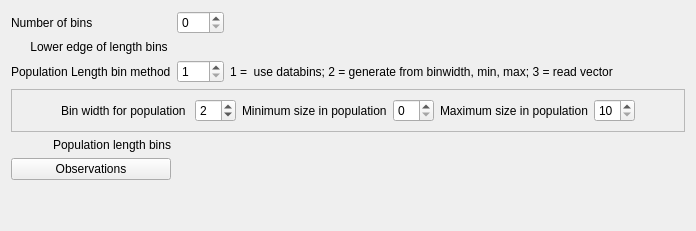
         <widget class="QWidget" name="tab_length">
          <attribute name="title">
           <string>Length</string>
          </attribute>
          <layout class="QVBoxLayout" name="verticalLayout_13">
           <item>
            <layout class="QGridLayout" name="gridLayout_comp_length">
             <item row="0" column="0">
              <widget class="QLabel" name="label_length_num_bins">
               <property name="frameShape">
                <enum>QFrame::NoFrame</enum>
               </property>
               <property name="text">
                <string>Number of bins</string>
               </property>
              </widget>
             </item>
             <item row="1" column="0">
              <widget class="QLabel" name="label_length_bins">
               <property name="text">
                <string>Lower edge of length bins </string>
               </property>
               <property name="alignment">
                <set>Qt::AlignRight|Qt::AlignTrailing|Qt::AlignVCenter</set>
               </property>
              </widget>
             </item>
             <item row="7" column="0">
              <widget class="QPushButton" name="pushButton_length_obs">
               <property name="text">
                <string>Observations</string>
               </property>
               <property name="flat">
                <bool>false</bool>
               </property>
              </widget>
             </item>
             <item row="0" column="1">
              <widget class="QSpinBox" name="spinBox_length_num_bins">
               <property name="maximum">
                <number>200</number>
               </property>
              </widget>
             </item>
             <item row="3" column="1">
              <widget class="QSpinBox" name="spinBox_length_pop_bin_method">
               <property name="minimum">
                <number>1</number>
               </property>
               <property name="maximum">
                <number>3</number>
               </property>
              </widget>
             </item>
             <item row="3" column="0">
              <widget class="QLabel" name="label_length_bin_method">
               <property name="text">
                <string>Population Length bin method</string>
               </property>
              </widget>
             </item>
             <item row="2" column="0" colspan="4">
              <layout class="QHBoxLayout" name="horizontalLayout_length_bins">
               <property name="sizeConstraint">
                <enum>QLayout::SetMaximumSize</enum>
               </property>
              </layout>
             </item>
             <item row="6" column="0" colspan="4">
              <layout class="QVBoxLayout" name="verticalLayout_length_pop_bins"/>
             </item>
             <item row="4" column="0" colspan="4">
              <widget class="QFrame" name="frame_length_bins_method2">
               <property name="frameShape">
                <enum>QFrame::StyledPanel</enum>
               </property>
               <property name="frameShadow">
                <enum>QFrame::Raised</enum>
               </property>
               <layout class="QHBoxLayout" name="horizontalLayout">
                <item>
                 <spacer name="horizontalSpacer_length_1">
                  <property name="orientation">
                   <enum>Qt::Horizontal</enum>
                  </property>
                  <property name="sizeHint" stdset="0">
                   <size>
                    <width>40</width>
                    <height>20</height>
                   </size>
                  </property>
                 </spacer>
                </item>
                <item>
                 <widget class="QLabel" name="label_length_pop_bin_width">
                  <property name="text">
                   <string>Bin width for population </string>
                  </property>
                 </widget>
                </item>
                <item>
                 <widget class="QSpinBox" name="spinBox_length_pop_bin_width">
                  <property name="minimum">
                   <number>1</number>
                  </property>
                  <property name="value">
                   <number>2</number>
                  </property>
                 </widget>
                </item>
                <item>
                 <widget class="QLabel" name="label_length_pop_bin_min">
                  <property name="text">
                   <string>Minimum size in population</string>
                  </property>
                 </widget>
                </item>
                <item>
                 <widget class="QSpinBox" name="spinBox_length_pop_bin_min"/>
                </item>
                <item>
                 <widget class="QLabel" name="label_length_pop_bin_max">
                  <property name="text">
                   <string>Maximum size in population</string>
                  </property>
                 </widget>
                </item>
                <item>
                 <widget class="QSpinBox" name="spinBox_length_pop_bin_max">
                  <property name="minimum">
                   <number>10</number>
                  </property>
                 </widget>
                </item>
                <item>
                 <spacer name="horizontalSpacer_length_2">
                  <property name="orientation">
                   <enum>Qt::Horizontal</enum>
                  </property>
                  <property name="sizeHint" stdset="0">
                   <size>
                    <width>40</width>
                    <height>20</height>
                   </size>
                  </property>
                 </spacer>
                </item>
               </layout>
              </widget>
             </item>
             <item row="3" column="2">
              <widget class="QLabel" name="label_length_pop_bin_method_info">
               <property name="text">
                <string>1 =  use databins; 2 = generate from binwidth, min, max; 3 = read vector</string>
               </property>
              </widget>
             </item>
             <item row="3" column="3">
              <spacer name="horizontalSpacer">
               <property name="orientation">
                <enum>Qt::Horizontal</enum>
               </property>
               <property name="sizeHint" stdset="0">
                <size>
                 <width>40</width>
                 <height>20</height>
                </size>
               </property>
              </spacer>
             </item>
             <item row="5" column="0">
              <widget class="QLabel" name="label_length_pop_bins">
               <property name="text">
                <string>Population length bins</string>
               </property>
               <property name="alignment">
                <set>Qt::AlignRight|Qt::AlignTrailing|Qt::AlignVCenter</set>
               </property>
              </widget>
             </item>
            </layout>
           </item>
           <item>
            <spacer name="verticalSpacer_4">
             <property name="orientation">
              <enum>Qt::Vertical</enum>
             </property>
             <property name="sizeHint" stdset="0">
              <size>
               <width>20</width>
               <height>40</height>
              </size>
             </property>
            </spacer>
           </item>
          </layout>
         </widget>
